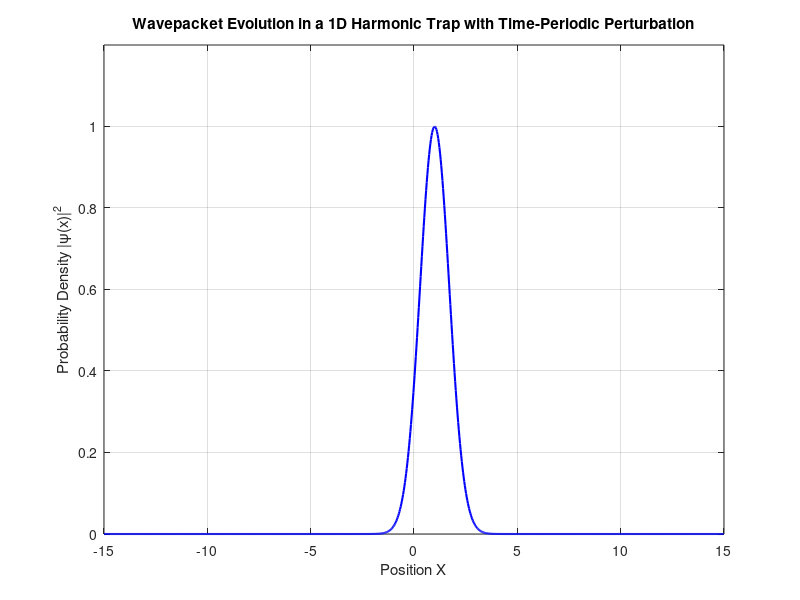

This figure's MATLAB source: (Note: this script raises an error after producing the figure.)
%%%%%%%%%%%%%%%%%%%%%%%%%%%%%%%%%%%%%%%%%%%%%%%%%%%%%%%%%%%%%%%%%%%%%%%%%%%
%   Time Evolution of a Quantum Particle in a 1D Harmonic Trap with
%   Time-Periodic Perturbation using Split-Operator Fourier Method
%   All quantities are in dimensionless units
%   Unit of energy: hbar*omega
%   Unit of length: l = sqrt(hbar/(m*omega))
%   Unit of momentum: p = hbar/l
%%%%%%%%%%%%%%%%%%%%%%%%%%%%%%%%%%%%%%%%%%%%%%%%%%%%%%%%%%%%%%%%%%%%%%%%%%%

%% Clear Workspace and Initialize Timer
clear all;            % Remove all variables from the workspace
clc;                  % Clear the command window
close all;            % Close all figure windows
tic;                  % Start timer

%% Define Simulation Parameters
a = -15;              % Left end point of the trap
b = +15;              % Right end point of the trap
L = b - a;            % Width of the trap (60 units)
N = 1024;             % Number of spatial points (power of 2 for FFT efficiency)
X = a + L * (0:N-1) / N;  % Dimensionless position coordinates [0 to N-1]
dx = L / N;               % Spatial step size
P = (2 * pi / L) * [0:N/2-1, -N/2:-1];  % Dimensionless momentum grid
dt = 0.1;                % Time step size (adjust for convergence)
T_total = 30;              % Total time duration of the evolution
M = T_total / dt;          % Total number of time steps
% T=5*pi;                         % Time duration of the evolution
% M = 10^3;                     % Total No. of steps in the evolution
% dt = T/M;
%% Define Potential Parameters
A = 0.0;                  % Driving amplitude
omega = 0.5;              % Driving frequency

%% Define Propagators
% Kinetic Propagator (Momentum Space)
UT = exp(-1i * (P.^2 / 2) * dt);   % Kinetic energy propagator

%% Initialize Wavepacket in the Ground State
% For the harmonic oscillator, the ground state is a Gaussian:
sigma = 1.0;              % Width of the Gaussian (matches harmonic oscillator ground state)
X0 = 1;                 % Centered at origin
psi_initial = exp(-(X(1:N)-X0).^2/(2*sigma^2));  % Gaussian wavepacket
psi_initial_norm = psi_initial / sqrt(sum(abs(psi_initial).^2));  % Normalize
psi = psi_initial;     % Initialize wavepacket
%% Prepare Figure for Animation
figure;
h = plot(X, abs(psi).^2, 'b', 'LineWidth', 1.5);  % Plot the initial probability density in blue
xlabel('Position X');
ylabel('Probability Density |\psi(x)|^2');
title('Wavepacket Evolution in a 1D Harmonic Trap with Time-Periodic Perturbation');
ylim([0, max(abs(psi).^2) * 1.2]);               % Set y-axis limits for better visibility
grid on;
hold on;

%% Prepare Video Writer (Optional)
save_animation = true;                            % Set to true to save the animation
if save_animation
    video_filename = 'wavepacket_evolution.mp4';  % Name of the output video file
    v = VideoWriter(video_filename, 'MPEG-4');    % Create a VideoWriter object
    v.FrameRate = 30;                             % Set frame rate
    open(v);                                       % Open the video file for writing
end

%% Time Evolution Loop with Real-Time Plot Updates
for m = 1:M
    current_time = m * dt;  % Current time
    
    % Define Time-Dependent Perturbation V(t) = A sin(x) cos(omega t)
    V_pert = A * sin(X) * cos(omega * current_time);  % Perturbation at current time
    V_total = 0.5 * X.^2 + V_pert;                   % Total potential: harmonic + perturbation
    
    % Potential Propagator for Full Step (Exponentiated Potential)
    UV = exp(-1i * V_total * dt);                   % Potential evolution operator
    
    % Split-Step Method: Apply half potential, full kinetic, half potential
    % Step 1: Half-step potential evolution
    psi = (UV).^0.5 .* psi;                           % Apply sqrt(UV) to represent half-step
    
    % Step 2: Full-step kinetic evolution
    phi = fft(psi);                                  % Fourier transform to momentum space
    phi = UT .* phi;                                  % Apply kinetic propagator
    psi = ifft(phi);                                  % Inverse Fourier transform back to position space
    
    % Step 3: Half-step potential evolution
    psi = (UV).^0.5 .* psi;                           % Apply sqrt(UV) again for the second half-step
    
    % Normalize the wavefunction to prevent numerical drift
    psi = psi / sqrt(sum(abs(psi).^2) * dx);        % Re-normalize
    
    % Update Plot at Every Time Step
    set(h, 'YData', abs(psi).^2);            % Update probability density
    drawnow;                                   % Render the updated plot immediately
    
    % Capture Frame for Video (Optional)
    if save_animation
        frame = getframe(gcf);                 % Capture the current figure as a frame
        writeVideo(v, frame);                  % Write the frame to the video file
    end
end

%% Finalize Video (If Recording)
if save_animation
    close(v);                                       % Close the video writer object
    disp(['Animation saved as ', video_filename]);  % Display confirmation
end

%% Plot Final State
figure;
plot(X, abs(psi).^2, 'r', 'LineWidth', 1.5);      % Plot the final probability density in red
xlabel('Position X');
ylabel('Probability Density |\psi|^2');
title('Final Wavepacket After Evolution');
ylim([0, max(abs(psi).^2) * 1.2]);               % Set y-axis limits
grid on;